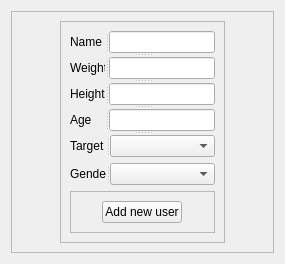
<?xml version="1.0" encoding="UTF-8"?>
<ui version="4.0">
 <class>Form</class>
 <widget class="QWidget" name="Form">
  <property name="geometry">
   <rect>
    <x>0</x>
    <y>0</y>
    <width>285</width>
    <height>253</height>
   </rect>
  </property>
  <property name="windowTitle">
   <string>Form</string>
  </property>
  <layout class="QGridLayout" name="gridLayout_4">
   <item row="0" column="0">
    <widget class="QFrame" name="frame">
     <property name="frameShape">
      <enum>QFrame::StyledPanel</enum>
     </property>
     <property name="frameShadow">
      <enum>QFrame::Raised</enum>
     </property>
     <layout class="QGridLayout" name="gridLayout_3">
      <item row="0" column="0">
       <spacer name="horizontalSpacer_2">
        <property name="orientation">
         <enum>Qt::Horizontal</enum>
        </property>
        <property name="sizeHint" stdset="0">
         <size>
          <width>40</width>
          <height>20</height>
         </size>
        </property>
       </spacer>
      </item>
      <item row="0" column="2">
       <spacer name="horizontalSpacer">
        <property name="orientation">
         <enum>Qt::Horizontal</enum>
        </property>
        <property name="sizeHint" stdset="0">
         <size>
          <width>40</width>
          <height>20</height>
         </size>
        </property>
       </spacer>
      </item>
      <item row="0" column="1">
       <widget class="QFrame" name="frame_2">
        <property name="frameShape">
         <enum>QFrame::StyledPanel</enum>
        </property>
        <property name="frameShadow">
         <enum>QFrame::Raised</enum>
        </property>
        <layout class="QGridLayout" name="gridLayout_2">
         <item row="2" column="0">
          <widget class="QFrame" name="frame_3">
           <property name="frameShape">
            <enum>QFrame::StyledPanel</enum>
           </property>
           <property name="frameShadow">
            <enum>QFrame::Raised</enum>
           </property>
           <layout class="QGridLayout" name="gridLayout">
            <item row="0" column="0" alignment="Qt::AlignHCenter|Qt::AlignVCenter">
             <widget class="QPushButton" name="addNewUserBtn">
              <property name="maximumSize">
               <size>
                <width>80</width>
                <height>16777215</height>
               </size>
              </property>
              <property name="text">
               <string>Add new user</string>
              </property>
             </widget>
            </item>
           </layout>
          </widget>
         </item>
         <item row="1" column="0">
          <widget class="QSplitter" name="splitter_7">
           <property name="orientation">
            <enum>Qt::Horizontal</enum>
           </property>
           <widget class="QLabel" name="label_6">
            <property name="minimumSize">
             <size>
              <width>36</width>
              <height>0</height>
             </size>
            </property>
            <property name="maximumSize">
             <size>
              <width>36</width>
              <height>16777215</height>
             </size>
            </property>
            <property name="text">
             <string>Gender</string>
            </property>
           </widget>
           <widget class="QComboBox" name="genderCombo">
            <property name="maximumSize">
             <size>
              <width>200</width>
              <height>16777215</height>
             </size>
            </property>
           </widget>
          </widget>
         </item>
         <item row="0" column="0">
          <widget class="QSplitter" name="splitter_6">
           <property name="orientation">
            <enum>Qt::Vertical</enum>
           </property>
           <widget class="QSplitter" name="splitter">
            <property name="orientation">
             <enum>Qt::Horizontal</enum>
            </property>
            <widget class="QLabel" name="label">
             <property name="minimumSize">
              <size>
               <width>35</width>
               <height>0</height>
              </size>
             </property>
             <property name="maximumSize">
              <size>
               <width>35</width>
               <height>16777215</height>
              </size>
             </property>
             <property name="text">
              <string>Name</string>
             </property>
            </widget>
            <widget class="QLineEdit" name="nameLine">
             <property name="maximumSize">
              <size>
               <width>200</width>
               <height>16777215</height>
              </size>
             </property>
            </widget>
           </widget>
           <widget class="QSplitter" name="splitter_3">
            <property name="orientation">
             <enum>Qt::Horizontal</enum>
            </property>
            <widget class="QLabel" name="label_3">
             <property name="minimumSize">
              <size>
               <width>35</width>
               <height>0</height>
              </size>
             </property>
             <property name="maximumSize">
              <size>
               <width>35</width>
               <height>16777215</height>
              </size>
             </property>
             <property name="text">
              <string>Weight</string>
             </property>
            </widget>
            <widget class="QLineEdit" name="weightLine">
             <property name="maximumSize">
              <size>
               <width>200</width>
               <height>16777215</height>
              </size>
             </property>
            </widget>
           </widget>
           <widget class="QSplitter" name="splitter_2">
            <property name="orientation">
             <enum>Qt::Horizontal</enum>
            </property>
            <widget class="QLabel" name="label_2">
             <property name="minimumSize">
              <size>
               <width>35</width>
               <height>0</height>
              </size>
             </property>
             <property name="maximumSize">
              <size>
               <width>35</width>
               <height>16777215</height>
              </size>
             </property>
             <property name="text">
              <string>Height</string>
             </property>
            </widget>
            <widget class="QLineEdit" name="heightLine">
             <property name="maximumSize">
              <size>
               <width>200</width>
               <height>16777215</height>
              </size>
             </property>
            </widget>
           </widget>
           <widget class="QSplitter" name="splitter_4">
            <property name="orientation">
             <enum>Qt::Horizontal</enum>
            </property>
            <widget class="QLabel" name="label_4">
             <property name="minimumSize">
              <size>
               <width>35</width>
               <height>0</height>
              </size>
             </property>
             <property name="maximumSize">
              <size>
               <width>35</width>
               <height>16777215</height>
              </size>
             </property>
             <property name="text">
              <string>Age</string>
             </property>
            </widget>
            <widget class="QLineEdit" name="ageLine">
             <property name="maximumSize">
              <size>
               <width>200</width>
               <height>16777215</height>
              </size>
             </property>
            </widget>
           </widget>
           <widget class="QSplitter" name="splitter_5">
            <property name="orientation">
             <enum>Qt::Horizontal</enum>
            </property>
            <widget class="QLabel" name="label_5">
             <property name="maximumSize">
              <size>
               <width>36</width>
               <height>16777215</height>
              </size>
             </property>
             <property name="text">
              <string>Target</string>
             </property>
            </widget>
            <widget class="QComboBox" name="targetCombo">
             <property name="maximumSize">
              <size>
               <width>200</width>
               <height>16777215</height>
              </size>
             </property>
            </widget>
           </widget>
          </widget>
         </item>
        </layout>
       </widget>
      </item>
     </layout>
    </widget>
   </item>
  </layout>
 </widget>
 <resources/>
 <connections/>
</ui>
